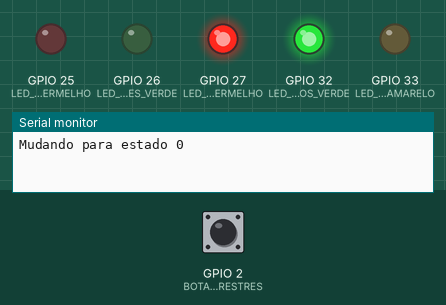
A sketch run on a simulated ESP32. Shown: output pins drawn as LEDs (lit = HIGH), the last lines printed to the serial monitor. The test bench sets the inputs (shaded band); at power-on: GPIO 2 (BOTAO_PEDRESTRES) HIGH.

Above: at 1.2 s.
1.3 s: GPIO 2 (BOTAO_PEDRESTRES) pulled LOW for 0.15 s
At 4.1 s:
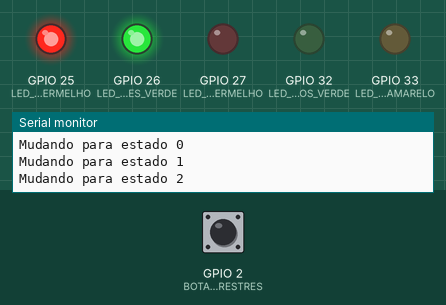
4.4 s: GPIO 2 (BOTAO_PEDRESTRES) pulled LOW for 1 s
At 8.3 s:
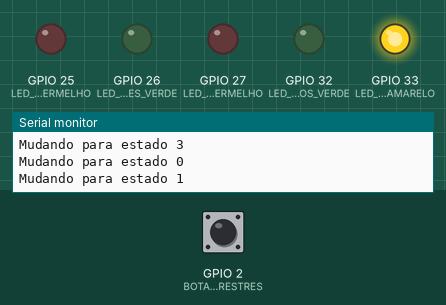
8.4 s: GPIO 2 (BOTAO_PEDRESTRES) pulled LOW for 3.2 s
Timing chart, 0 to 18.5 s (numbered marks = the images above; inputs shaded):
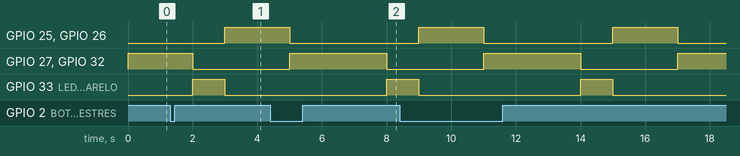

The sketch:

sketch.ino
```cpp
/*
  DevTITANS
  Atividade 4 - Semaforo
  @Elias Alexander
  @Aris Canto
*/

#define LED_CARROS_VERDE 32
#define LED_CARROS_AMARELO 33
#define LED_CARROS_VERMELHO 25
#define LED_PEDESTRES_VERDE 26
#define LED_PEDESTRES_VERMELHO 27
#define BOTAO_PEDRESTRES 2

hw_timer_t * timer = NULL;
volatile bool timerInterrupt = false;
volatile bool botaoPressionado = false;
//bool estadoLEDs[5] = {true, false, false, false, true}; // [LED_CARROS_VERDE, LED_CARROS_AMARELO, LED_CARROS_VERMELHO, LED_PEDESTRES_VERDE, LED_PEDESTRES_VERMELHO]
unsigned long tempoAnterior = 0; // Para controlar os tempos sem usar delay()
int estadoAtual = 0; // 0 - carros verdes, 1 - carros amarelos, 2 - carros vermelhos, 3 - pedestres verdes, 4 - pedestres vermelhos

void IRAM_ATTR onTimer() {
  timerInterrupt = true;
}

void IRAM_ATTR botaoPressed() {
  botaoPressionado = true;
}

void mudarEstado(int novoEstado) {
  Serial.print("Mudando para estado ");
  Serial.println(novoEstado);
  digitalWrite(LED_CARROS_VERDE, novoEstado == 0 || novoEstado == 3);
  digitalWrite(LED_CARROS_AMARELO, novoEstado == 1);
  digitalWrite(LED_CARROS_VERMELHO, novoEstado == 2);
  digitalWrite(LED_PEDESTRES_VERDE, novoEstado == 2);
  digitalWrite(LED_PEDESTRES_VERMELHO, novoEstado == 0 || novoEstado == 3);
  estadoAtual = novoEstado; // Atualizar o estado atual após a mudança
}

void setup() {
  pinMode(LED_CARROS_VERDE, OUTPUT);
  pinMode(LED_CARROS_AMARELO, OUTPUT);
  pinMode(LED_CARROS_VERMELHO, OUTPUT);
  pinMode(LED_PEDESTRES_VERDE, OUTPUT);
  pinMode(LED_PEDESTRES_VERMELHO, OUTPUT);
  pinMode(BOTAO_PEDRESTRES, INPUT_PULLUP);

  Serial.begin(115200);

  // Configurar interrupção para o timer
  timer = timerBegin(0, 80, true);
  timerAttachInterrupt(timer, &onTimer, true);
  timerAlarmWrite(timer, 1000000, true); // 1 segundo
  timerAlarmEnable(timer);

  // Configurar interrupção para o botão de pedestres
  attachInterrupt(digitalPinToInterrupt(BOTAO_PEDRESTRES), &botaoPressed, FALLING);

  // Inicializar semáforos
  mudarEstado(0); // Começar com carros verdes e pedestres vermelhos
}

void loop() {
  if (timerInterrupt) {
    timerInterrupt = false;
    unsigned long currentMillis = millis();

    switch (estadoAtual) {
      case 0:
        if (botaoPressionado) {
          botaoPressionado = false;
          mudarEstado(1);
          tempoAnterior = currentMillis;
        }
        break;
      case 1:
        if (currentMillis - tempoAnterior >= 1000) { // 1 segundo
          mudarEstado(2);
          tempoAnterior = currentMillis;
        }
        break;
      case 2:
        if (currentMillis - tempoAnterior >= 2000) { // 2 segundos
          mudarEstado(3);
          tempoAnterior = currentMillis;
        }
        break;
      case 3:
        if (currentMillis - tempoAnterior >= 2000) { // simbolicamente 2 segundos, mas representa o estado inicial
          mudarEstado(0);
        }
        break;
    }
  }

}
```

Measured:
- after the input at 1.3 s, GPIO 25 (LED_CARROS_VERMELHO), GPIO 26 (LED_PEDESTRES_VERDE): LOW → HIGH after 1.7 s; GPIO 27 (LED_PEDESTRES_VERMELHO), GPIO 32 (LED_CARROS_VERDE): HIGH → LOW after 0.70 s; GPIO 33 (LED_CARROS_AMARELO): LOW → HIGH after 0.70 s, → LOW 1.0 s later
- after the input at 4.4 s, GPIO 33 (LED_CARROS_AMARELO): LOW → HIGH after 3.6 s
